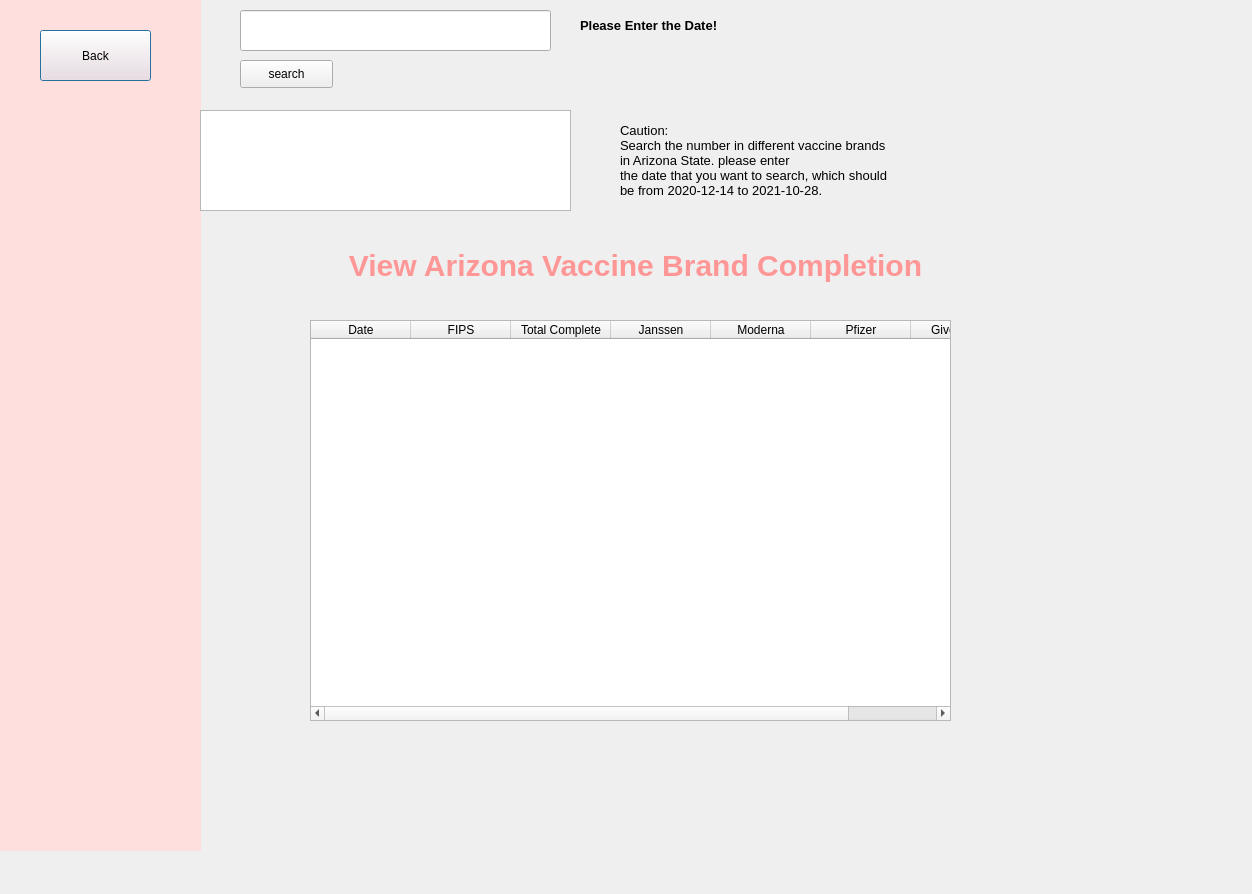
<?xml version="1.0" encoding="UTF-8"?>
<ui version="4.0">
 <class>Dialog</class>
 <widget class="QDialog" name="Dialog">
  <property name="geometry">
   <rect>
    <x>0</x>
    <y>0</y>
    <width>1252</width>
    <height>894</height>
   </rect>
  </property>
  <property name="windowTitle">
   <string>Dialog</string>
  </property>
  <widget class="QLabel" name="label">
   <property name="geometry">
    <rect>
     <x>330</x>
     <y>220</y>
     <width>611</width>
     <height>91</height>
    </rect>
   </property>
   <property name="styleSheet">
    <string notr="true">font-size: 30px;
font: bold;
color: rgb(255, 222, 222);
color: rgb(255, 151, 151);</string>
   </property>
   <property name="text">
    <string>View Arizona Vaccine Brand Completion</string>
   </property>
   <property name="alignment">
    <set>Qt::AlignCenter</set>
   </property>
  </widget>
  <widget class="QWidget" name="widget" native="true">
   <property name="geometry">
    <rect>
     <x>0</x>
     <y>0</y>
     <width>201</width>
     <height>851</height>
    </rect>
   </property>
   <property name="styleSheet">
    <string notr="true">
background-color: rgb(255, 222, 222);</string>
   </property>
   <widget class="QPushButton" name="backbutton11">
    <property name="geometry">
     <rect>
      <x>40</x>
      <y>30</y>
      <width>111</width>
      <height>51</height>
     </rect>
    </property>
    <property name="text">
     <string>Back</string>
    </property>
   </widget>
  </widget>
  <widget class="QTextBrowser" name="textBrowser4">
   <property name="geometry">
    <rect>
     <x>200</x>
     <y>110</y>
     <width>371</width>
     <height>101</height>
    </rect>
   </property>
  </widget>
  <widget class="QLineEdit" name="lineEdit4">
   <property name="geometry">
    <rect>
     <x>240</x>
     <y>10</y>
     <width>311</width>
     <height>41</height>
    </rect>
   </property>
   <property name="text">
    <string/>
   </property>
  </widget>
  <widget class="QTableWidget" name="tableWidget">
   <property name="geometry">
    <rect>
     <x>310</x>
     <y>320</y>
     <width>641</width>
     <height>401</height>
    </rect>
   </property>
   <property name="columnCount">
    <number>7</number>
   </property>
   <column>
    <property name="text">
     <string>Date</string>
    </property>
   </column>
   <column>
    <property name="text">
     <string>FIPS</string>
    </property>
   </column>
   <column>
    <property name="text">
     <string>Total Complete</string>
    </property>
   </column>
   <column>
    <property name="text">
     <string>Janssen</string>
    </property>
   </column>
   <column>
    <property name="text">
     <string>Moderna</string>
    </property>
   </column>
   <column>
    <property name="text">
     <string>Pfizer</string>
    </property>
   </column>
   <column>
    <property name="text">
     <string>Given Total</string>
    </property>
   </column>
  </widget>
  <widget class="QPushButton" name="searchbutton4">
   <property name="geometry">
    <rect>
     <x>240</x>
     <y>60</y>
     <width>93</width>
     <height>28</height>
    </rect>
   </property>
   <property name="text">
    <string>search</string>
   </property>
  </widget>
  <widget class="QLabel" name="label_2">
   <property name="geometry">
    <rect>
     <x>620</x>
     <y>100</y>
     <width>441</width>
     <height>121</height>
    </rect>
   </property>
   <property name="font">
    <font>
     <pointsize>10</pointsize>
    </font>
   </property>
   <property name="text">
    <string>Caution: 
Search the number in different vaccine brands 
in Arizona State. please enter 
the date that you want to search, which should 
be from 2020-12-14 to 2021-10-28.</string>
   </property>
  </widget>
  <widget class="QLabel" name="label_3">
   <property name="geometry">
    <rect>
     <x>580</x>
     <y>0</y>
     <width>191</width>
     <height>51</height>
    </rect>
   </property>
   <property name="font">
    <font>
     <pointsize>10</pointsize>
     <weight>75</weight>
     <bold>true</bold>
    </font>
   </property>
   <property name="text">
    <string>Please Enter the Date!</string>
   </property>
  </widget>
 </widget>
 <resources/>
 <connections/>
</ui>
